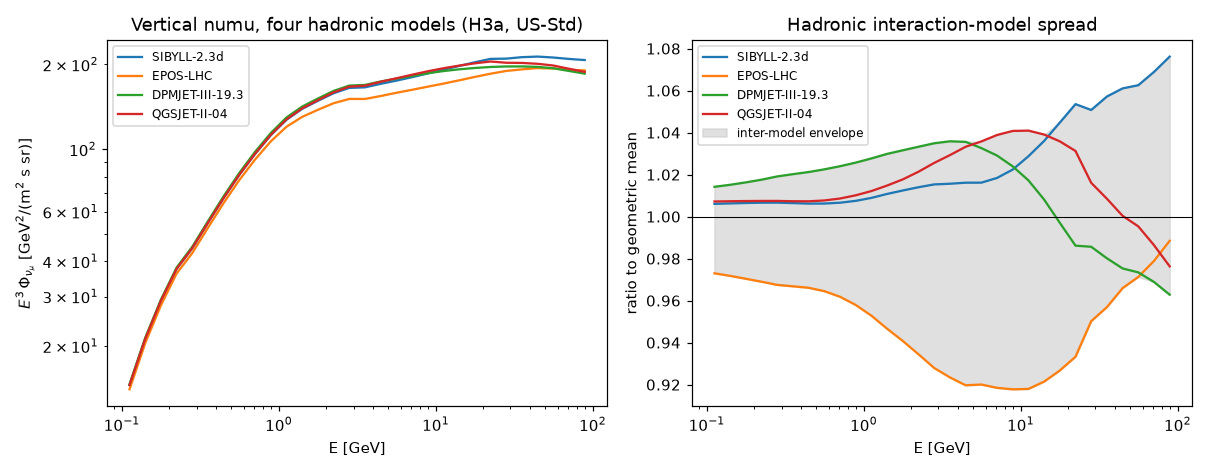

Python code for this plot:
"""Hadronic interaction-model spread of the 1D base -- a proxy for the
inter-calculation (Bartol/FLUKA/Honda) envelope.

The differences between full atmospheric-flux calculations are driven largely by
the hadronic interaction model. This runs the *same* setup (Hillas-Gaisser H3a
primary, CORSIKA US-Standard atmosphere, e_min=0.1 GeV, vertical) through the
hadronic models MCEq carries -- SIBYLL-2.3d, EPOS-LHC, DPMJET-III-19.3,
QGSJET-II-04 -- and reports the inter-model spread of the vertical numu flux over
0.1-100 GeV.

Caveat: this is *not* literally Bartol (TARGET) or FLUKA (FLUKA hadronic + full 3D
MC); it captures the interaction-model spread, the dominant single driver, and is a
lower bound on the true inter-calculation spread (which also includes primary-flux,
atmosphere and 3D-treatment choices). Run::

    python hadronic_spread.py
"""

from __future__ import annotations

import importlib.util  # noqa: F401  (fixes an mceq_config import quirk)

import numpy as np

MODELS = ["SIBYLL-2.3d", "EPOS-LHC", "DPMJET-III-19.3", "QGSJET-II-04"]
EREPORT = (0.1, 0.2, 0.3, 0.5, 1.0, 3.0, 10.0, 30.0, 100.0)


def compute():
    import mceq_config as config

    config.e_min = 0.1
    from MCEq.core import MCEqRun
    import crflux.models as crf

    fluxes = {}
    e = None
    for name in MODELS:
        m = MCEqRun(
            interaction_model=name,
            primary_model=(crf.HillasGaisser2012, "H3a"),
            theta_deg=0.0,
        )
        m.set_theta_deg(0.0)
        m.solve()
        e = m.e_grid
        fluxes[name] = m.get_solution("total_numu", 0) * 1.0e4  # /(m^2 s sr GeV)
    return e, fluxes


def _at(y, e, E):
    return float(np.exp(np.interp(np.log(E), np.log(e), np.log(np.maximum(y, 1e-300)))))


def main():
    e, fluxes = compute()
    arr = np.array([fluxes[m] for m in MODELS])  # (nmodel, nE)
    gmean = np.exp(np.mean(np.log(np.maximum(arr, 1e-300)), axis=0))
    spread = np.max(arr, axis=0) / np.min(arr, axis=0)  # max/min ratio

    print("Vertical numu -- hadronic interaction-model spread (bare, no geomag):")
    hdr = "  E[GeV] " + "".join(f"{m.split('-')[0][:6]:>9s}" for m in MODELS)
    hdr += "   spread"
    print(hdr)
    for E in EREPORT:
        vals = [_at(fluxes[m], e, E) for m in MODELS]
        sp = max(vals) / min(vals)
        print(
            "  "
            + f"{E:6.2f} "
            + "".join(f"{v:9.1f}" for v in vals)
            + f"   {(sp - 1) * 100:4.0f}%"
        )
    print(
        f"\ninteraction-model spread: ~{(_at(spread, e, 0.1) - 1) * 100:.0f}% "
        f"at 0.1 GeV, rising to ~{(_at(spread, e, 10) - 1) * 100:.0f}% at multi-GeV."
    )
    print(
        "This interaction-model spread is *smaller* than the daemonflux<->MCEq "
        "(muon-calibration) spread, i.e. the sub-GeV flux uncertainty is dominated "
        "by overall normalisation/calibration, not by the interaction model alone."
    )

    import matplotlib

    matplotlib.use("Agg")
    import matplotlib.pyplot as plt

    sel = (e >= 0.1) & (e <= 100)
    fig, (axL, axR) = plt.subplots(1, 2, figsize=(11, 4.3))
    for m in MODELS:
        axL.loglog(e[sel], (fluxes[m] * e**3)[sel], label=m)
    axL.set_xlabel("E [GeV]")
    axL.set_ylabel(r"$E^3\,\Phi_{\nu_\mu}$ [GeV$^2$/(m$^2$ s sr)]")
    axL.set_title("Vertical numu, four hadronic models (H3a, US-Std)")
    axL.legend(fontsize=8)
    for m in MODELS:
        axR.semilogx(e[sel], (fluxes[m] / gmean)[sel], label=m)
    axR.fill_between(
        e[sel],
        (np.min(arr, axis=0) / gmean)[sel],
        (np.max(arr, axis=0) / gmean)[sel],
        color="0.8",
        alpha=0.6,
        label="inter-model envelope",
    )
    axR.axhline(1.0, color="k", lw=0.7)
    axR.set_xlabel("E [GeV]")
    axR.set_ylabel("ratio to geometric mean")
    axR.set_title("Hadronic interaction-model spread")
    axR.legend(fontsize=8)
    fig.tight_layout()
    fig.savefig("hadronic_spread.png", dpi=110)
    print("saved plot -> hadronic_spread.png")


if __name__ == "__main__":
    main()
